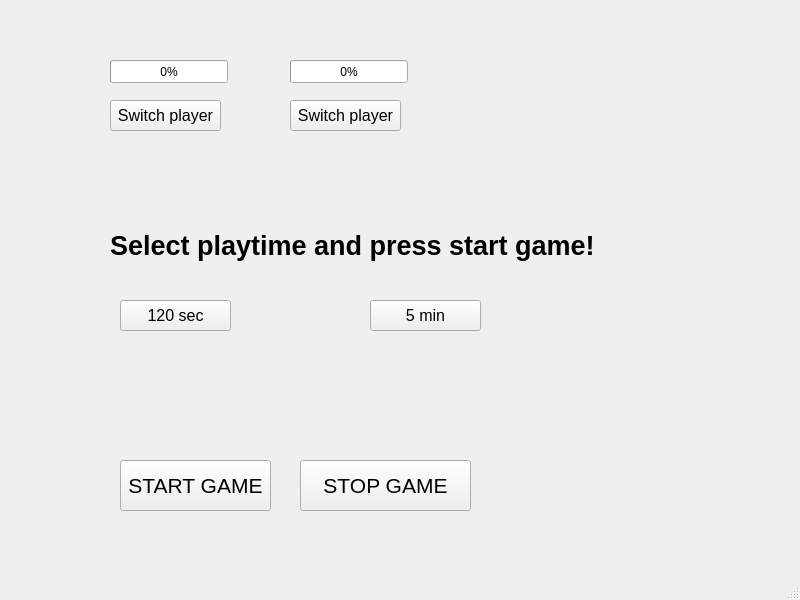
<?xml version="1.0" encoding="UTF-8"?>
<ui version="4.0">
 <class>MainWindow</class>
 <widget class="QMainWindow" name="MainWindow">
  <property name="geometry">
   <rect>
    <x>0</x>
    <y>0</y>
    <width>800</width>
    <height>600</height>
   </rect>
  </property>
  <property name="windowTitle">
   <string>MainWindow</string>
  </property>
  <widget class="QWidget" name="centralwidget">
   <widget class="QProgressBar" name="progressBarPlayer1">
    <property name="geometry">
     <rect>
      <x>110</x>
      <y>60</y>
      <width>118</width>
      <height>23</height>
     </rect>
    </property>
    <property name="maximum">
     <number>120</number>
    </property>
    <property name="value">
     <number>0</number>
    </property>
   </widget>
   <widget class="QProgressBar" name="progressBarPlayer2">
    <property name="geometry">
     <rect>
      <x>290</x>
      <y>60</y>
      <width>118</width>
      <height>23</height>
     </rect>
    </property>
    <property name="value">
     <number>0</number>
    </property>
   </widget>
   <widget class="QLabel" name="labelGameStatus">
    <property name="geometry">
     <rect>
      <x>110</x>
      <y>210</y>
      <width>561</width>
      <height>71</height>
     </rect>
    </property>
    <property name="font">
     <font>
      <pointsize>20</pointsize>
      <bold>true</bold>
     </font>
    </property>
    <property name="text">
     <string>Select playtime and press start game!</string>
    </property>
   </widget>
   <widget class="QPushButton" name="btnSwitchPlayer1">
    <property name="geometry">
     <rect>
      <x>110</x>
      <y>100</y>
      <width>111</width>
      <height>31</height>
     </rect>
    </property>
    <property name="font">
     <font>
      <pointsize>12</pointsize>
     </font>
    </property>
    <property name="text">
     <string>Switch player</string>
    </property>
   </widget>
   <widget class="QPushButton" name="btnSwitchPlayer2">
    <property name="geometry">
     <rect>
      <x>290</x>
      <y>100</y>
      <width>111</width>
      <height>31</height>
     </rect>
    </property>
    <property name="font">
     <font>
      <pointsize>12</pointsize>
     </font>
    </property>
    <property name="text">
     <string>Switch player</string>
    </property>
   </widget>
   <widget class="QPushButton" name="btnTimeTwoMinutes">
    <property name="geometry">
     <rect>
      <x>120</x>
      <y>300</y>
      <width>111</width>
      <height>31</height>
     </rect>
    </property>
    <property name="font">
     <font>
      <pointsize>12</pointsize>
     </font>
    </property>
    <property name="text">
     <string>120 sec</string>
    </property>
   </widget>
   <widget class="QPushButton" name="btnTimeFiveMinutes">
    <property name="geometry">
     <rect>
      <x>370</x>
      <y>300</y>
      <width>111</width>
      <height>31</height>
     </rect>
    </property>
    <property name="font">
     <font>
      <pointsize>12</pointsize>
     </font>
    </property>
    <property name="text">
     <string>5 min</string>
    </property>
   </widget>
   <widget class="QPushButton" name="btnStartGame">
    <property name="geometry">
     <rect>
      <x>120</x>
      <y>460</y>
      <width>151</width>
      <height>51</height>
     </rect>
    </property>
    <property name="font">
     <font>
      <pointsize>16</pointsize>
     </font>
    </property>
    <property name="text">
     <string>START GAME</string>
    </property>
   </widget>
   <widget class="QPushButton" name="btnStopGame">
    <property name="geometry">
     <rect>
      <x>300</x>
      <y>460</y>
      <width>171</width>
      <height>51</height>
     </rect>
    </property>
    <property name="font">
     <font>
      <pointsize>16</pointsize>
     </font>
    </property>
    <property name="text">
     <string>STOP GAME</string>
    </property>
   </widget>
  </widget>
  <widget class="QMenuBar" name="menubar">
   <property name="geometry">
    <rect>
     <x>0</x>
     <y>0</y>
     <width>800</width>
     <height>21</height>
    </rect>
   </property>
  </widget>
  <widget class="QStatusBar" name="statusbar"/>
 </widget>
 <resources/>
 <connections/>
</ui>
